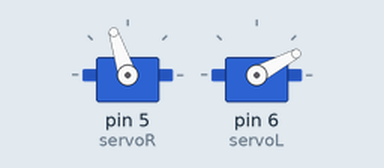
This sketch was run on a simulated Arduino Uno, built with avr-gcc and run on an emulated ATmega328P. On the bench: 2 × servo.

Above: at 2.05 s.
At 2.35 s:
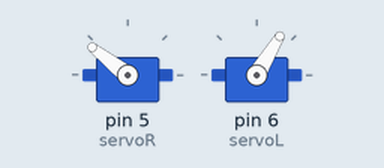
At 2.65 s:
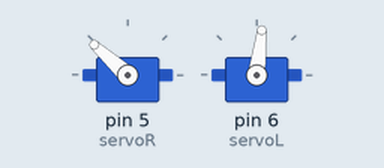
At 3.3 s:
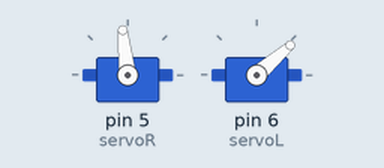
Timing chart, 0 to 5.3 s (numbered marks = the images above):
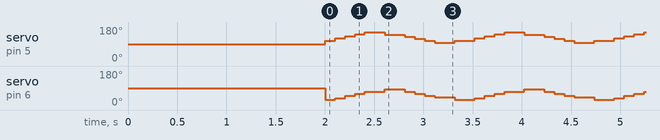

The sketch:

RectanglePlotter.ino
```cpp
#include "Servo.h"
#include <math.h>

Servo servoR;
Servo servoL;

int angles[2];

const float d = 3.1f; // Distance between 2 servos
const float l = 4.5f; // Small leg length
const float L = 8.7f; // Long leg length
const float X[2] = { -2.4f, 2.4f };
const float Y[2] = { 16.6f , 16.6f };

void setup() {
  // put your setup code here, to run once:
  Serial.begin(9600);

  servoR.attach(5);
  servoL.attach(6);

  angles[0] = 90;
  angles[1] = 90;

  servoR.write(angles[0]);
  servoL.write(angles[1]);

  delay(2000);
}

void loop() {
  // put your main code here, to run repeatedly:
  for(int x = -2 ; x <= 2 ; x++) {
    IK(x, 6);
  }
  for(int y = 6 ; y >= 5 ; y--) {
    IK(2, y);
  }
  for(int x = 2 ; x >= -2 ; x--) {
    IK(x, 5);
  }
  for(int y = 5 ; y <= 6 ; y++) {
    IK(-2, y);
  }

}

void IK(float x, float y) {
  // todo
  float theta1, theta2, theta3, theta4, theta5, theta6, a, b;

  b = sqrt(pow(Y[1] - y, 2) + pow(X[1] - x, 2));
  a = sqrt(pow(Y[0] - y, 2) + pow(x - X[0], 2));

  theta2 = acos((pow(d, 2) + pow(b, 2) - pow(a, 2)) / (2 * d * b));
  theta3 = acos((pow(l, 2) + pow(b, 2) - pow(L, 2)) / (2 * l * b));

  theta4 = theta2 + theta3;

  theta5 = acos((pow(l, 2) + pow(a, 2) - pow(L, 2)) / (2 * l * a));
  theta6 = acos((pow(d, 2) + pow(a, 2) - pow(b, 2)) / (2 * d * a));

  theta1 = PI - (theta5 + theta6);

  angles[0] = theta4 * 180 / PI;
  angles[1] = theta1 * 180 / PI;

  servoR.write(angles[0]);
  servoL.write(angles[1]);
  delay(100);
}
```

Measured:
- by itself, servo on pin 6 (servoL): repeats every 1.4 s: 37° 0.10 s, 48° 0.10 s, 59° 0.10 s, 71° 0.20 s, 83° 0.20 s, 71° 0.10 s, 60° 0.10 s, 50° 0.10 s, 41° 0.20 s, 28° 0.20 s
- by itself, servo on pin 5 (servoR): repeats every 1.4 s: 120° 0.10 s, 131° 0.10 s, 142° 0.10 s, 151° 0.20 s, 138° 0.20 s, 129° 0.10 s, 119° 0.10 s, 108° 0.10 s, 96° 0.20 s, 108° 0.20 s
